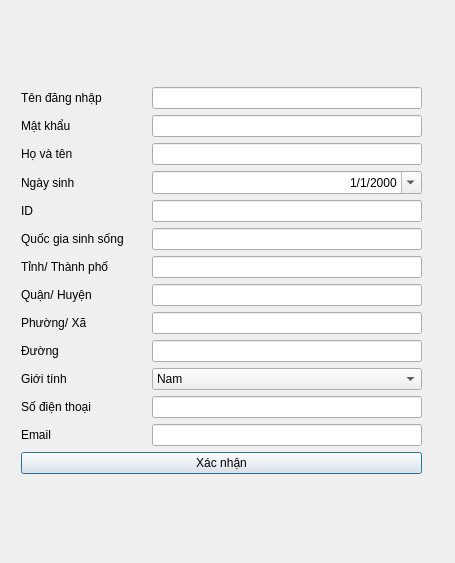
<?xml version="1.0" encoding="UTF-8"?>
<ui version="4.0">
 <class>SignUpWindow</class>
 <widget class="QDialog" name="SignUpWindow">
  <property name="geometry">
   <rect>
    <x>0</x>
    <y>0</y>
    <width>455</width>
    <height>563</height>
   </rect>
  </property>
  <property name="sizePolicy">
   <sizepolicy hsizetype="Preferred" vsizetype="Preferred">
    <horstretch>0</horstretch>
    <verstretch>0</verstretch>
   </sizepolicy>
  </property>
  <property name="minimumSize">
   <size>
    <width>400</width>
    <height>500</height>
   </size>
  </property>
  <property name="windowTitle">
   <string>Dialog</string>
  </property>
  <widget class="QWidget" name="horizontalWidget" native="true">
   <property name="geometry">
    <rect>
     <x>0</x>
     <y>0</y>
     <width>451</width>
     <height>561</height>
    </rect>
   </property>
   <property name="sizePolicy">
    <sizepolicy hsizetype="Preferred" vsizetype="Expanding">
     <horstretch>0</horstretch>
     <verstretch>0</verstretch>
    </sizepolicy>
   </property>
   <property name="minimumSize">
    <size>
     <width>0</width>
     <height>0</height>
    </size>
   </property>
   <layout class="QHBoxLayout" name="horizontalLayout">
    <item>
     <spacer name="horizontalSpacer">
      <property name="orientation">
       <enum>Qt::Horizontal</enum>
      </property>
      <property name="sizeType">
       <enum>QSizePolicy::Fixed</enum>
      </property>
      <property name="sizeHint" stdset="0">
       <size>
        <width>20</width>
        <height>20</height>
       </size>
      </property>
     </spacer>
    </item>
    <item>
     <widget class="QWidget" name="verticalWidget" native="true">
      <property name="sizePolicy">
       <sizepolicy hsizetype="Preferred" vsizetype="Preferred">
        <horstretch>0</horstretch>
        <verstretch>0</verstretch>
       </sizepolicy>
      </property>
      <property name="minimumSize">
       <size>
        <width>0</width>
        <height>500</height>
       </size>
      </property>
      <layout class="QVBoxLayout" name="verticalLayout">
       <property name="leftMargin">
        <number>1</number>
       </property>
       <item>
        <spacer name="verticalSpacer_2">
         <property name="orientation">
          <enum>Qt::Vertical</enum>
         </property>
         <property name="sizeHint" stdset="0">
          <size>
           <width>20</width>
           <height>40</height>
          </size>
         </property>
        </spacer>
       </item>
       <item>
        <layout class="QHBoxLayout" name="horizontalLayout_2">
         <property name="leftMargin">
          <number>0</number>
         </property>
         <item>
          <widget class="QLabel" name="label">
           <property name="sizePolicy">
            <sizepolicy hsizetype="Fixed" vsizetype="Preferred">
             <horstretch>0</horstretch>
             <verstretch>0</verstretch>
            </sizepolicy>
           </property>
           <property name="minimumSize">
            <size>
             <width>125</width>
             <height>0</height>
            </size>
           </property>
           <property name="text">
            <string>Tên đăng nhập</string>
           </property>
          </widget>
         </item>
         <item>
          <widget class="QLineEdit" name="usernameInput">
           <property name="sizePolicy">
            <sizepolicy hsizetype="Fixed" vsizetype="Fixed">
             <horstretch>0</horstretch>
             <verstretch>0</verstretch>
            </sizepolicy>
           </property>
           <property name="minimumSize">
            <size>
             <width>100</width>
             <height>0</height>
            </size>
           </property>
           <property name="maximumSize">
            <size>
             <width>700</width>
             <height>16777215</height>
            </size>
           </property>
          </widget>
         </item>
        </layout>
       </item>
       <item>
        <layout class="QHBoxLayout" name="horizontalLayout_8">
         <item>
          <widget class="QLabel" name="label_2">
           <property name="sizePolicy">
            <sizepolicy hsizetype="Fixed" vsizetype="Preferred">
             <horstretch>0</horstretch>
             <verstretch>0</verstretch>
            </sizepolicy>
           </property>
           <property name="minimumSize">
            <size>
             <width>125</width>
             <height>0</height>
            </size>
           </property>
           <property name="text">
            <string>Mật khẩu</string>
           </property>
          </widget>
         </item>
         <item>
          <widget class="QLineEdit" name="passwordInput"/>
         </item>
        </layout>
       </item>
       <item>
        <layout class="QHBoxLayout" name="horizontalLayout_9">
         <item>
          <widget class="QLabel" name="label_3">
           <property name="sizePolicy">
            <sizepolicy hsizetype="Fixed" vsizetype="Preferred">
             <horstretch>0</horstretch>
             <verstretch>0</verstretch>
            </sizepolicy>
           </property>
           <property name="minimumSize">
            <size>
             <width>125</width>
             <height>0</height>
            </size>
           </property>
           <property name="text">
            <string>Họ và tên</string>
           </property>
          </widget>
         </item>
         <item>
          <widget class="QLineEdit" name="fullnameInput"/>
         </item>
        </layout>
       </item>
       <item>
        <layout class="QHBoxLayout" name="horizontalLayout_7">
         <item>
          <widget class="QLabel" name="label_4">
           <property name="sizePolicy">
            <sizepolicy hsizetype="Fixed" vsizetype="Preferred">
             <horstretch>0</horstretch>
             <verstretch>0</verstretch>
            </sizepolicy>
           </property>
           <property name="minimumSize">
            <size>
             <width>125</width>
             <height>0</height>
            </size>
           </property>
           <property name="text">
            <string>Ngày sinh</string>
           </property>
          </widget>
         </item>
         <item>
          <widget class="QDateEdit" name="birthDayEditor">
           <property name="alignment">
            <set>Qt::AlignRight|Qt::AlignTrailing|Qt::AlignVCenter</set>
           </property>
           <property name="dateTime">
            <datetime>
             <hour>0</hour>
             <minute>0</minute>
             <second>0</second>
             <year>2000</year>
             <month>1</month>
             <day>1</day>
            </datetime>
           </property>
           <property name="minimumTime">
            <time>
             <hour>0</hour>
             <minute>0</minute>
             <second>0</second>
            </time>
           </property>
           <property name="currentSection">
            <enum>QDateTimeEdit::DaySection</enum>
           </property>
           <property name="displayFormat">
            <string>d/M/yyyy</string>
           </property>
           <property name="calendarPopup">
            <bool>true</bool>
           </property>
          </widget>
         </item>
        </layout>
       </item>
       <item>
        <layout class="QHBoxLayout" name="horizontalLayout_10">
         <item>
          <widget class="QLabel" name="label_5">
           <property name="sizePolicy">
            <sizepolicy hsizetype="Fixed" vsizetype="Preferred">
             <horstretch>0</horstretch>
             <verstretch>0</verstretch>
            </sizepolicy>
           </property>
           <property name="minimumSize">
            <size>
             <width>125</width>
             <height>0</height>
            </size>
           </property>
           <property name="text">
            <string>ID</string>
           </property>
          </widget>
         </item>
         <item>
          <widget class="QLineEdit" name="IDInput"/>
         </item>
        </layout>
       </item>
       <item>
        <layout class="QHBoxLayout" name="horizontalLayout_6">
         <item>
          <widget class="QLabel" name="label_6">
           <property name="sizePolicy">
            <sizepolicy hsizetype="Fixed" vsizetype="Preferred">
             <horstretch>0</horstretch>
             <verstretch>0</verstretch>
            </sizepolicy>
           </property>
           <property name="minimumSize">
            <size>
             <width>125</width>
             <height>0</height>
            </size>
           </property>
           <property name="text">
            <string>Quốc gia sinh sống</string>
           </property>
          </widget>
         </item>
         <item>
          <widget class="QLineEdit" name="nationInput"/>
         </item>
        </layout>
       </item>
       <item>
        <layout class="QHBoxLayout" name="horizontalLayout_5">
         <item>
          <widget class="QLabel" name="label_7">
           <property name="sizePolicy">
            <sizepolicy hsizetype="Fixed" vsizetype="Preferred">
             <horstretch>0</horstretch>
             <verstretch>0</verstretch>
            </sizepolicy>
           </property>
           <property name="minimumSize">
            <size>
             <width>125</width>
             <height>0</height>
            </size>
           </property>
           <property name="text">
            <string>Tỉnh/ Thành phố</string>
           </property>
          </widget>
         </item>
         <item>
          <widget class="QLineEdit" name="provinceInput"/>
         </item>
        </layout>
       </item>
       <item>
        <layout class="QHBoxLayout" name="horizontalLayout_4">
         <item>
          <widget class="QLabel" name="label_8">
           <property name="sizePolicy">
            <sizepolicy hsizetype="Fixed" vsizetype="Preferred">
             <horstretch>0</horstretch>
             <verstretch>0</verstretch>
            </sizepolicy>
           </property>
           <property name="minimumSize">
            <size>
             <width>125</width>
             <height>0</height>
            </size>
           </property>
           <property name="text">
            <string>Quận/ Huyện</string>
           </property>
          </widget>
         </item>
         <item>
          <widget class="QLineEdit" name="districtInput"/>
         </item>
        </layout>
       </item>
       <item>
        <layout class="QHBoxLayout" name="horizontalLayout_3">
         <property name="leftMargin">
          <number>0</number>
         </property>
         <property name="topMargin">
          <number>0</number>
         </property>
         <item>
          <widget class="QLabel" name="label_9">
           <property name="sizePolicy">
            <sizepolicy hsizetype="Fixed" vsizetype="Preferred">
             <horstretch>0</horstretch>
             <verstretch>0</verstretch>
            </sizepolicy>
           </property>
           <property name="minimumSize">
            <size>
             <width>125</width>
             <height>0</height>
            </size>
           </property>
           <property name="text">
            <string>Phường/ Xã</string>
           </property>
          </widget>
         </item>
         <item>
          <widget class="QLineEdit" name="townInput"/>
         </item>
        </layout>
       </item>
       <item>
        <layout class="QHBoxLayout" name="horizontalLayout_11">
         <item>
          <widget class="QLabel" name="label_10">
           <property name="sizePolicy">
            <sizepolicy hsizetype="Fixed" vsizetype="Preferred">
             <horstretch>0</horstretch>
             <verstretch>0</verstretch>
            </sizepolicy>
           </property>
           <property name="minimumSize">
            <size>
             <width>125</width>
             <height>0</height>
            </size>
           </property>
           <property name="text">
            <string>Đường</string>
           </property>
          </widget>
         </item>
         <item>
          <widget class="QLineEdit" name="streetInput"/>
         </item>
        </layout>
       </item>
       <item>
        <layout class="QHBoxLayout" name="horizontalLayout_13">
         <item>
          <widget class="QLabel" name="label_11">
           <property name="sizePolicy">
            <sizepolicy hsizetype="Fixed" vsizetype="Preferred">
             <horstretch>0</horstretch>
             <verstretch>0</verstretch>
            </sizepolicy>
           </property>
           <property name="minimumSize">
            <size>
             <width>125</width>
             <height>0</height>
            </size>
           </property>
           <property name="text">
            <string>Giới tính</string>
           </property>
          </widget>
         </item>
         <item>
          <widget class="QComboBox" name="sexChoice">
           <item>
            <property name="text">
             <string>Nam</string>
            </property>
           </item>
           <item>
            <property name="text">
             <string>Nữ</string>
            </property>
           </item>
          </widget>
         </item>
        </layout>
       </item>
       <item>
        <layout class="QHBoxLayout" name="horizontalLayout_14">
         <item>
          <widget class="QLabel" name="label_12">
           <property name="sizePolicy">
            <sizepolicy hsizetype="Fixed" vsizetype="Preferred">
             <horstretch>0</horstretch>
             <verstretch>0</verstretch>
            </sizepolicy>
           </property>
           <property name="minimumSize">
            <size>
             <width>125</width>
             <height>0</height>
            </size>
           </property>
           <property name="text">
            <string>Số điện thoại</string>
           </property>
          </widget>
         </item>
         <item>
          <widget class="QLineEdit" name="phoneNumberInput"/>
         </item>
        </layout>
       </item>
       <item>
        <layout class="QHBoxLayout" name="horizontalLayout_12">
         <item>
          <widget class="QLabel" name="label_13">
           <property name="sizePolicy">
            <sizepolicy hsizetype="Fixed" vsizetype="Preferred">
             <horstretch>0</horstretch>
             <verstretch>0</verstretch>
            </sizepolicy>
           </property>
           <property name="minimumSize">
            <size>
             <width>125</width>
             <height>0</height>
            </size>
           </property>
           <property name="text">
            <string>Email</string>
           </property>
          </widget>
         </item>
         <item>
          <widget class="QLineEdit" name="emailInput"/>
         </item>
        </layout>
       </item>
       <item>
        <widget class="QPushButton" name="confirmButton">
         <property name="text">
          <string>Xác nhận</string>
         </property>
        </widget>
       </item>
       <item>
        <spacer name="verticalSpacer">
         <property name="orientation">
          <enum>Qt::Vertical</enum>
         </property>
         <property name="sizeHint" stdset="0">
          <size>
           <width>20</width>
           <height>40</height>
          </size>
         </property>
        </spacer>
       </item>
      </layout>
     </widget>
    </item>
    <item>
     <spacer name="horizontalSpacer_2">
      <property name="orientation">
       <enum>Qt::Horizontal</enum>
      </property>
      <property name="sizeType">
       <enum>QSizePolicy::Fixed</enum>
      </property>
      <property name="sizeHint" stdset="0">
       <size>
        <width>20</width>
        <height>20</height>
       </size>
      </property>
     </spacer>
    </item>
   </layout>
  </widget>
 </widget>
 <resources/>
 <connections/>
</ui>
